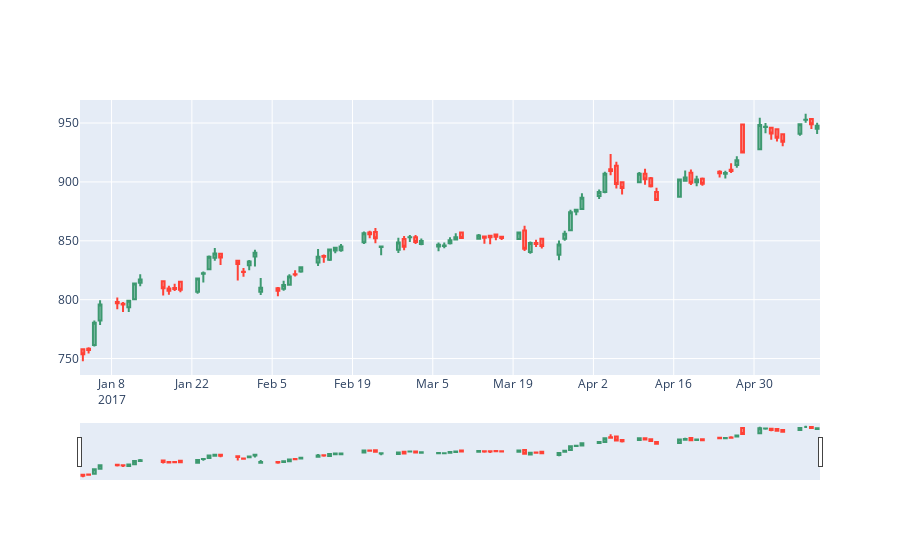

Write notebook code for a chart like this one.
### Code cell
# Candlestick chart for the first 90 days, to predict particular market movements
fig = go.Figure(data=[go.Candlestick(x=df.index,
 open=df.iloc[0:90]['Open']['AMZN'],
 high=df.iloc[0:90]['High']['AMZN'],
 low=df.iloc[0:90]['Low']['AMZN'],
 close=df.iloc[0:90]['Close']['AMZN'])])
fig.show()
